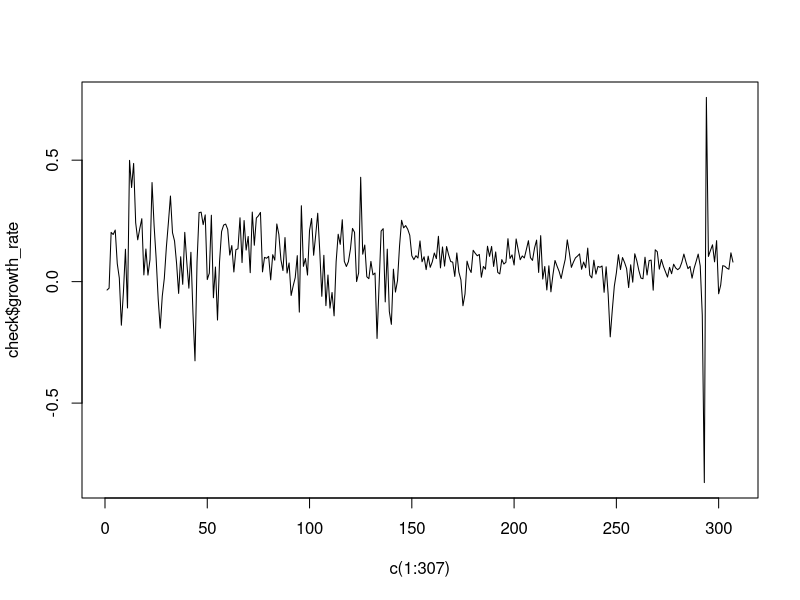
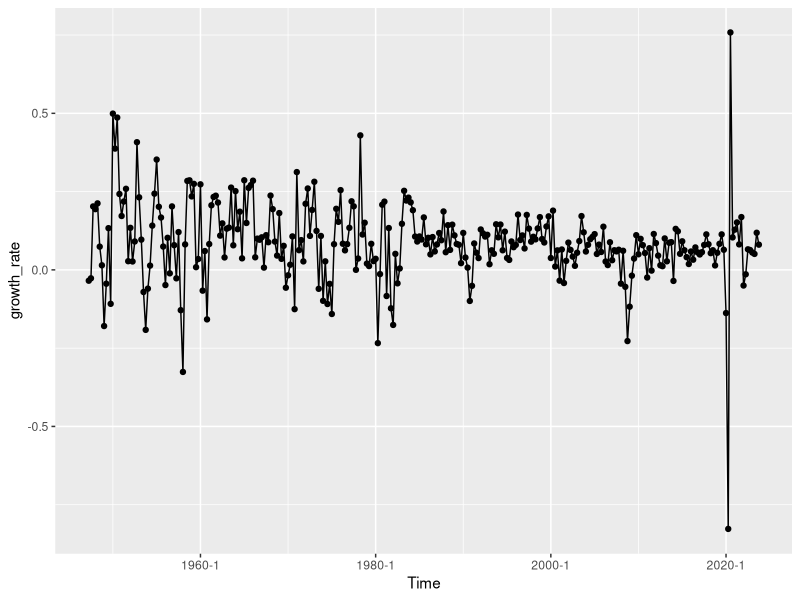
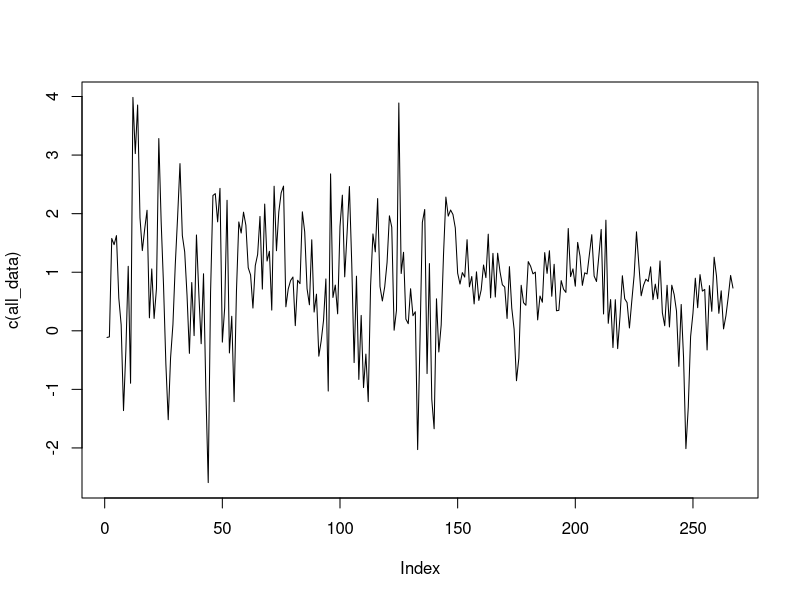
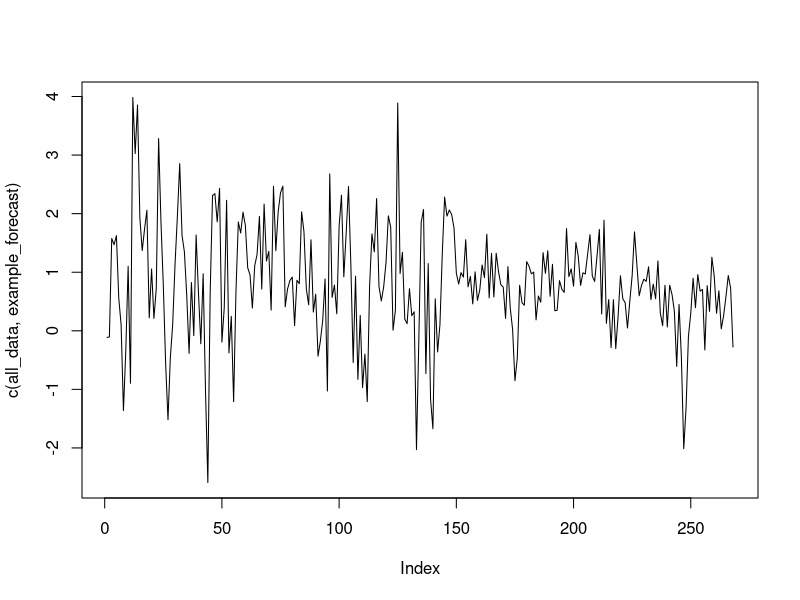

Here is the R script that generated these plots, in order:
## ---- chunk 1

library(tidyverse)
library(ggplot2)
library(zoo)

## ---- chunk 2

library(readxl)
RGDP_Data <- read_excel("RGDP Data.xlsx")

# extracting the most revised values/recent data
latest_data <- RGDP_Data$ROUTPUT24Q1

# creating a lag for all quarters
lag(latest_data)


check <- data.frame(RGDP_Data$DATE, log(latest_data), lag(log(latest_data)))

check <- check %>% 
  rename(c("Date" = "RGDP_Data.DATE",
           "Raw Data" = "log.latest_data.",
           "First Lag" = "lag.log.latest_data.."))

check <- check[-1,] %>% 
  mutate(growth_rate = (`Raw Data` - `First Lag`)/`First Lag` * 100)

# formatting the data variable in terms of year and quarters
Dates <- gsub(":", " ", check$Date) 
check <- check %>% 
  mutate(Time = as.yearqtr(Dates)) %>% 
  select(c(Time, growth_rate)) %>% 
  mutate(growth_rate = as.numeric(growth_rate))

## EXPLAIN EVERYTHING 
# variance of initial years (prior to them changing to GDP) seems higher 
plot(c(1:307), check$growth_rate, type = "l", lwd = 1)

ggplot(check, aes(Time, growth_rate)) + 
  geom_point() + 
  geom_line()

# add line to show where they changed computation method 
# add line to show Covid as well 

## ---- chunk 3

fitAR=function(Y,p,h){
  
  #Inputs: Y- predicted variable,  p - AR order, h -forecast horizon
  
  
  aux=embed(Y,p+h) #create p lags + forecast horizon shift (=h option)
  y=aux[,1] #  Y variable aligned/adjusted for missing data due to lags
  X=as.matrix(aux[,-c(1:(ncol(Y)*h))]) # lags of Y (predictors) corresponding to forecast horizon (prevent leakage)  

    X.out=tail(aux,1)[1:ncol(X)] #retrieve last p observations 

  

    model=lm(y~X) #estimate direct h-step AR(p) by OLS 
    coef=coef(model) #extract coefficients

  

  pred=c(1,X.out)%*%coef #make a forecast using the last few observations: a direct h-step forecast.
  #note the addition of a constant to the test observation vector
  
  rmsfe=sqrt(sum(model$residuals^2)/nrow(X)) #get unadjusted rmsfe (ignoring estimation uncertainty)
  
  return(list("model"=model,"pred"=pred,"coef"=coef, "rmsfe"=rmsfe)) #save estimated AR regression, prediction, and estimated coefficients
}

test <- as.matrix(log(check$growth_rate))


fitAR(test, 2, 2)

## ---- chunk 4

# calculating mean first revision percentage changes 

# extracting initial values of all variables
# take pre-COVID data
data_65q3_onwards <- RGDP_Data[c(75:292), c(1:219)]  %>% 
  subset(select = -DATE) 

m1 <- as.matrix(data_65q3_onwards) 

data_65q3_onwards <- matrix(m1, ncol = ncol(data_65q3_onwards), dimnames = NULL)

# extracting initial values of all variables
initial_values <- diag(data_65q3_onwards)


# extracting first revision values of all variables
first_revision_data <- RGDP_Data[c(75:292), c(1:219)] %>% 
  select(-c(1, 2)) 

# base dataset showing the GDP values across quarters 

GDP_across_q <- RGDP_Data[c(74:293), c(1:220)] %>%
  subset(select = -DATE) %>%
  mutate_all(as.numeric)

colnames(GDP_across_q) <- NULL

GDP_across_q <- as.matrix(GDP_across_q) 

lagged_GDP_across_q <- lag(GDP_across_q)

df <- 100 * (GDP_across_q - lagged_GDP_across_q)/lagged_GDP_across_q 

# Removing the first and last row since we had added those to compute the lag.
df <- df[-c(1, 220),]

# Revised values is a data frame that shows the growth rate of each quarter as compared to the previous quarter, across revisions. For instance, revision0 is the initial growth rate for each quarter, and revision1 shows the growth rate after values have been revised. 

revised_growth <- data.frame(matrix(NA, nrow = 218, ncol = 0))

for (i in 0:40){
  na_vector = c(replicate(218, NA)) 
  na_vector = as.numeric(na_vector)
  
  values <- diag(df)
  
  col_name = paste0("revision", i)
  
  na_vector[1:(218-i)] = values[1:(218-i)]
  revised_growth[[`col_name`]] = na_vector
  
  df <- df[,-c(1)]
}


# Now, we are looking into how the growth rates change due to revision. 
lagged_growth <- revised_growth[, -c(ncol(revised_growth))]
revised_growth <- revised_growth[,-c(1)]

# We're taking the average of the change in growth per revision 
change_in_growth <- 100*((revised_growth - lagged_growth)/lagged_growth)

change_in_growth[sapply(change_in_growth, is.infinite)] <- NA
  
change_in_growth <- change_in_growth %>% apply(2, mean, na.rm = TRUE)


## ---- chunk 5

example_q = "2014 Q1"
example_yq = as.yearqtr(example_q)

# Formatting dataframe of quarters and their estimated values
working_df = RGDP_Data[, -c(1)] %>%
  mutate_all(as.numeric)

colnames(working_df) <- sapply(seq(as.Date(as.yearqtr("1965 Q4", format = "%Y Q%q")), by="quarter", length.out = ncol(working_df)), function(x) format(as.yearqtr(x), format = "%Y Q%q"))
rownames(working_df) <- sapply(seq(as.Date(as.yearqtr("1947 Q1", format = "%Y Q%q")), by="quarter", length.out = nrow(working_df)), function(x) format(as.yearqtr(x), format = "%Y Q%q"))

# Calculating growth rate of each quarter
lagged_working_df = lag(working_df)
perc_change_df = (100 * (working_df - lagged_working_df) / lagged_working_df)[-c(1),]

# Split dataframe into 10 years before target date and current value of growth for quarters more than 10 years ago
ten_year_mark = (example_yq - 10 - as.yearqtr("1947 Q1", format = "%Y Q%q")) * 4
end_of_row_mark = (example_yq - as.yearqtr("1947 Q1", format = "%Y Q%q")) * 4 - 1

# Most recent values for start of time to 10 years before target date
ancient_values <- perc_change_df[1:ten_year_mark,][[`example_q`]]

# All other values
recent_values <- perc_change_df[(ten_year_mark + 1): end_of_row_mark,][[`example_q`]]
  #select((which(names(.) == toString(example_yq - 10)) + 2) : toString(example_yq))

# Applying approximation of final growth numbers on recent values
forecast_growth = recent_values #c(replicate(length(recent_values), NA))
for (i in 1:length(recent_values)){
  for (j in 1:i){
    forecast_growth[i] = forecast_growth[i] * (1 + (change_in_growth[40 - j] / 100) )
  }
}

all_data = c(ancient_values, forecast_growth)

fitAR=function(Y,p,h){
  
  #Inputs: Y- predicted variable,  p - AR order, h -forecast horizon
  
  aux=embed(Y,p+h) #create p lags + forecast horizon shift (=h option)
  y=aux[,1] #  Y variable aligned/adjusted for missing data due to lags
  X=as.matrix(aux[,-c(1:(ncol(Y)*h))]) # lags of Y (predictors) corresponding to forecast horizon (prevent leakage)  

    X.out=tail(aux,1)[1:ncol(X)] #retrieve last p observations 

    model=lm(y~X) #estimate direct h-step AR(p) by OLS 
    coef=coef(model) #extract coefficients

  pred=c(1,X.out)%*%coef #make a forecast using the last few observations: a direct h-step forecast.
  #note the addition of a constant to the test observation vector
  
  rmsfe=sqrt(sum(model$residuals^2)/nrow(X)) #get unadjusted rmsfe (ignoring estimation uncertainty)
  
  return(list("model"=model,"pred"=pred,"coef"=coef, "rmsfe"=rmsfe)) #save estimated AR regression, prediction, and estimated coefficients
}

test2 <- as.matrix(log(all_data))

AR_fitted_model = fitAR(test2, 2, 2)

example_forecast = AR_fitted_model$pred
example_model = AR_fitted_model$model
example_forecast

plot(c(all_data), type = "l", lwd = 1)
plot(c(all_data, example_forecast), type = "l", lwd = 1)
